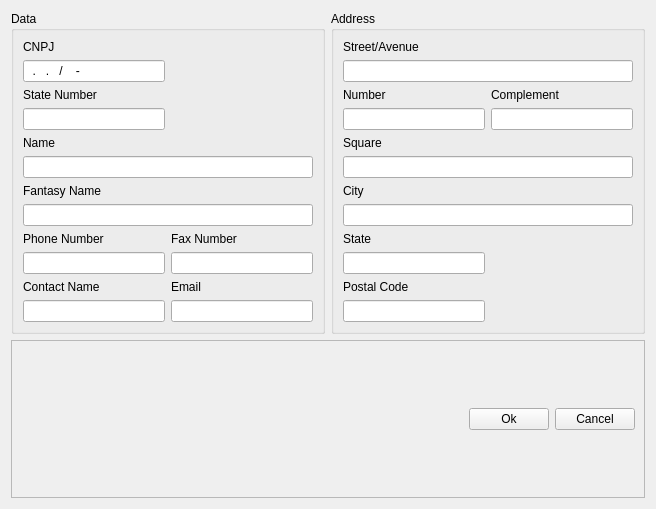
<?xml version="1.0" encoding="UTF-8"?>
<ui version="4.0">
 <class>AddProviderView</class>
 <widget class="QWidget" name="AddProviderView">
  <property name="geometry">
   <rect>
    <x>0</x>
    <y>0</y>
    <width>656</width>
    <height>509</height>
   </rect>
  </property>
  <property name="windowTitle">
   <string>Add new provider</string>
  </property>
  <layout class="QGridLayout" name="gridLayout">
   <item row="0" column="0">
    <widget class="QGroupBox" name="groupBox_2">
     <property name="title">
      <string>Data</string>
     </property>
     <layout class="QGridLayout" name="gridLayout_2">
      <item row="0" column="0">
       <widget class="QLabel" name="label">
        <property name="text">
         <string>CNPJ</string>
        </property>
       </widget>
      </item>
      <item row="1" column="0">
       <widget class="QLineEdit" name="cnpjLineEdit">
        <property name="inputMask">
         <string>99.999.999/9999-99; </string>
        </property>
       </widget>
      </item>
      <item row="2" column="0">
       <widget class="QLabel" name="label_2">
        <property name="text">
         <string>State Number</string>
        </property>
       </widget>
      </item>
      <item row="3" column="0">
       <widget class="QLineEdit" name="stateNumberLineEdit">
        <property name="maxLength">
         <number>20</number>
        </property>
       </widget>
      </item>
      <item row="4" column="0">
       <widget class="QLabel" name="label_3">
        <property name="text">
         <string>Name</string>
        </property>
       </widget>
      </item>
      <item row="5" column="0" colspan="2">
       <widget class="QLineEdit" name="nameLineEdit">
        <property name="maxLength">
         <number>100</number>
        </property>
       </widget>
      </item>
      <item row="6" column="0">
       <widget class="QLabel" name="label_4">
        <property name="text">
         <string>Fantasy Name</string>
        </property>
       </widget>
      </item>
      <item row="7" column="0" colspan="2">
       <widget class="QLineEdit" name="fantasyNameLineEdit">
        <property name="maxLength">
         <number>100</number>
        </property>
       </widget>
      </item>
      <item row="8" column="0">
       <widget class="QLabel" name="label_5">
        <property name="text">
         <string>Phone Number</string>
        </property>
       </widget>
      </item>
      <item row="8" column="1">
       <widget class="QLabel" name="label_6">
        <property name="text">
         <string>Fax Number</string>
        </property>
       </widget>
      </item>
      <item row="9" column="0">
       <widget class="QLineEdit" name="phoneNumberLineEdit">
        <property name="maxLength">
         <number>25</number>
        </property>
       </widget>
      </item>
      <item row="9" column="1">
       <widget class="QLineEdit" name="faxNumberLineEdit">
        <property name="maxLength">
         <number>25</number>
        </property>
       </widget>
      </item>
      <item row="10" column="0">
       <widget class="QLabel" name="label_7">
        <property name="text">
         <string>Contact Name</string>
        </property>
       </widget>
      </item>
      <item row="10" column="1">
       <widget class="QLabel" name="label_8">
        <property name="text">
         <string>Email</string>
        </property>
       </widget>
      </item>
      <item row="11" column="0">
       <widget class="QLineEdit" name="contactNameLineEdit">
        <property name="maxLength">
         <number>100</number>
        </property>
       </widget>
      </item>
      <item row="11" column="1">
       <widget class="QLineEdit" name="emailLineEdit">
        <property name="maxLength">
         <number>100</number>
        </property>
       </widget>
      </item>
     </layout>
    </widget>
   </item>
   <item row="0" column="1">
    <widget class="QGroupBox" name="groupBox">
     <property name="title">
      <string>Address</string>
     </property>
     <layout class="QGridLayout" name="gridLayout_3">
      <item row="0" column="0">
       <widget class="QLabel" name="label_9">
        <property name="text">
         <string>Street/Avenue</string>
        </property>
       </widget>
      </item>
      <item row="1" column="0" colspan="2">
       <widget class="QLineEdit" name="addressStreetLineEdit">
        <property name="maxLength">
         <number>100</number>
        </property>
       </widget>
      </item>
      <item row="2" column="0">
       <widget class="QLabel" name="label_10">
        <property name="text">
         <string>Number</string>
        </property>
       </widget>
      </item>
      <item row="2" column="1">
       <widget class="QLabel" name="label_11">
        <property name="text">
         <string>Complement</string>
        </property>
       </widget>
      </item>
      <item row="3" column="0">
       <widget class="QLineEdit" name="addressNumberLineEdit"/>
      </item>
      <item row="3" column="1">
       <widget class="QLineEdit" name="addressComplementLineEdit">
        <property name="maxLength">
         <number>20</number>
        </property>
       </widget>
      </item>
      <item row="4" column="0">
       <widget class="QLabel" name="label_12">
        <property name="text">
         <string>Square</string>
        </property>
       </widget>
      </item>
      <item row="5" column="0" colspan="2">
       <widget class="QLineEdit" name="addressSquareLineEdit">
        <property name="maxLength">
         <number>50</number>
        </property>
       </widget>
      </item>
      <item row="6" column="0">
       <widget class="QLabel" name="label_13">
        <property name="text">
         <string>City</string>
        </property>
       </widget>
      </item>
      <item row="7" column="0" colspan="2">
       <widget class="QLineEdit" name="addressCityLineEdit">
        <property name="maxLength">
         <number>50</number>
        </property>
       </widget>
      </item>
      <item row="8" column="0">
       <widget class="QLabel" name="label_14">
        <property name="text">
         <string>State</string>
        </property>
       </widget>
      </item>
      <item row="9" column="0">
       <widget class="QLineEdit" name="addressStateLineEdit">
        <property name="maxLength">
         <number>30</number>
        </property>
       </widget>
      </item>
      <item row="10" column="0">
       <widget class="QLabel" name="label_15">
        <property name="text">
         <string>Postal Code</string>
        </property>
       </widget>
      </item>
      <item row="11" column="0">
       <widget class="QLineEdit" name="addressPostalCodeLineEdit">
        <property name="maxLength">
         <number>15</number>
        </property>
       </widget>
      </item>
     </layout>
    </widget>
   </item>
   <item row="1" column="0" colspan="2">
    <widget class="QFrame" name="frame_2">
     <property name="frameShape">
      <enum>QFrame::StyledPanel</enum>
     </property>
     <property name="frameShadow">
      <enum>QFrame::Raised</enum>
     </property>
     <layout class="QHBoxLayout" name="horizontalLayout">
      <item>
       <spacer name="horizontalSpacer">
        <property name="orientation">
         <enum>Qt::Horizontal</enum>
        </property>
        <property name="sizeHint" stdset="0">
         <size>
          <width>457</width>
          <height>20</height>
         </size>
        </property>
       </spacer>
      </item>
      <item>
       <widget class="QPushButton" name="okPushButton">
        <property name="text">
         <string>Ok</string>
        </property>
       </widget>
      </item>
      <item>
       <widget class="QPushButton" name="cancelPushButton">
        <property name="text">
         <string>Cancel</string>
        </property>
       </widget>
      </item>
     </layout>
    </widget>
   </item>
  </layout>
 </widget>
 <resources/>
 <connections/>
</ui>
